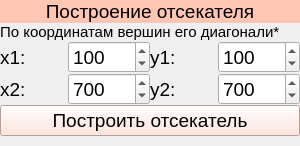
        <widget class="QFrame" name="frame_7">
         <property name="sizePolicy">
          <sizepolicy hsizetype="Preferred" vsizetype="Fixed">
           <horstretch>0</horstretch>
           <verstretch>0</verstretch>
          </sizepolicy>
         </property>
         <layout class="QVBoxLayout" name="verticalLayout_4">
          <property name="spacing">
           <number>0</number>
          </property>
          <property name="leftMargin">
           <number>0</number>
          </property>
          <property name="topMargin">
           <number>0</number>
          </property>
          <property name="rightMargin">
           <number>0</number>
          </property>
          <property name="bottomMargin">
           <number>10</number>
          </property>
          <item>
           <widget class="QLabel" name="label_10">
            <property name="sizePolicy">
             <sizepolicy hsizetype="Preferred" vsizetype="Fixed">
              <horstretch>0</horstretch>
              <verstretch>0</verstretch>
             </sizepolicy>
            </property>
            <property name="font">
             <font>
              <pointsize>14</pointsize>
             </font>
            </property>
            <property name="styleSheet">
             <string notr="true">background-color: rgb(255, 198, 180);</string>
            </property>
            <property name="text">
             <string>Построение отсекателя</string>
            </property>
            <property name="alignment">
             <set>Qt::AlignCenter</set>
            </property>
           </widget>
          </item>
          <item>
           <widget class="QLabel" name="label_20">
            <property name="sizePolicy">
             <sizepolicy hsizetype="Preferred" vsizetype="Preferred">
              <horstretch>0</horstretch>
              <verstretch>0</verstretch>
             </sizepolicy>
            </property>
            <property name="font">
             <font>
              <pointsize>11</pointsize>
             </font>
            </property>
            <property name="text">
             <string>По координатам вершин его диагонали*</string>
            </property>
           </widget>
          </item>
          <item>
           <layout class="QHBoxLayout" name="horizontalLayout_22">
            <property name="rightMargin">
             <number>0</number>
            </property>
            <property name="bottomMargin">
             <number>0</number>
            </property>
            <item>
             <widget class="QLabel" name="label_42">
              <property name="sizePolicy">
               <sizepolicy hsizetype="Preferred" vsizetype="Preferred">
                <horstretch>0</horstretch>
                <verstretch>0</verstretch>
               </sizepolicy>
              </property>
              <property name="font">
               <font>
                <pointsize>14</pointsize>
               </font>
              </property>
              <property name="text">
               <string>x1: </string>
              </property>
             </widget>
            </item>
            <item>
             <widget class="QSpinBox" name="clipper_x1_sp">
              <property name="sizePolicy">
               <sizepolicy hsizetype="Minimum" vsizetype="Preferred">
                <horstretch>0</horstretch>
                <verstretch>0</verstretch>
               </sizepolicy>
              </property>
              <property name="font">
               <font>
                <pointsize>14</pointsize>
               </font>
              </property>
              <property name="maximum">
               <number>10000</number>
              </property>
              <property name="value">
               <number>100</number>
              </property>
             </widget>
            </item>
            <item>
             <widget class="QLabel" name="label_43">
              <property name="sizePolicy">
               <sizepolicy hsizetype="Preferred" vsizetype="Preferred">
                <horstretch>0</horstretch>
                <verstretch>0</verstretch>
               </sizepolicy>
              </property>
              <property name="font">
               <font>
                <pointsize>14</pointsize>
               </font>
              </property>
              <property name="text">
               <string>y1: </string>
              </property>
             </widget>
            </item>
            <item>
             <widget class="QSpinBox" name="clipper_y1_sp">
              <property name="sizePolicy">
               <sizepolicy hsizetype="Minimum" vsizetype="Preferred">
                <horstretch>0</horstretch>
                <verstretch>0</verstretch>
               </sizepolicy>
              </property>
              <property name="font">
               <font>
                <pointsize>14</pointsize>
               </font>
              </property>
              <property name="maximum">
               <number>10000</number>
              </property>
              <property name="value">
               <number>100</number>
              </property>
             </widget>
            </item>
           </layout>
          </item>
          <item>
           <layout class="QHBoxLayout" name="horizontalLayout_23">
            <property name="rightMargin">
             <number>0</number>
            </property>
            <property name="bottomMargin">
             <number>0</number>
            </property>
            <item>
             <widget class="QLabel" name="label_44">
              <property name="sizePolicy">
               <sizepolicy hsizetype="Preferred" vsizetype="Preferred">
                <horstretch>0</horstretch>
                <verstretch>0</verstretch>
               </sizepolicy>
              </property>
              <property name="font">
               <font>
                <pointsize>14</pointsize>
               </font>
              </property>
              <property name="text">
               <string>x2: </string>
              </property>
             </widget>
            </item>
            <item>
             <widget class="QSpinBox" name="clipper_x2_sp">
              <property name="sizePolicy">
               <sizepolicy hsizetype="Minimum" vsizetype="Preferred">
                <horstretch>0</horstretch>
                <verstretch>0</verstretch>
               </sizepolicy>
              </property>
              <property name="font">
               <font>
                <pointsize>14</pointsize>
               </font>
              </property>
              <property name="maximum">
               <number>10000</number>
              </property>
              <property name="value">
               <number>700</number>
              </property>
             </widget>
            </item>
            <item>
             <widget class="QLabel" name="label_45">
              <property name="sizePolicy">
               <sizepolicy hsizetype="Preferred" vsizetype="Preferred">
                <horstretch>0</horstretch>
                <verstretch>0</verstretch>
               </sizepolicy>
              </property>
              <property name="font">
               <font>
                <pointsize>14</pointsize>
               </font>
              </property>
              <property name="text">
               <string>y2: </string>
              </property>
             </widget>
            </item>
            <item>
             <widget class="QSpinBox" name="clipper_y2_sp">
              <property name="sizePolicy">
               <sizepolicy hsizetype="Minimum" vsizetype="Preferred">
                <horstretch>0</horstretch>
                <verstretch>0</verstretch>
               </sizepolicy>
              </property>
              <property name="font">
               <font>
                <pointsize>14</pointsize>
               </font>
              </property>
              <property name="maximum">
               <number>10000</number>
              </property>
              <property name="value">
               <number>700</number>
              </property>
             </widget>
            </item>
           </layout>
          </item>
          <item>
           <widget class="QPushButton" name="draw_clipper_btn">
            <property name="sizePolicy">
             <sizepolicy hsizetype="Minimum" vsizetype="Preferred">
              <horstretch>0</horstretch>
              <verstretch>0</verstretch>
             </sizepolicy>
            </property>
            <property name="minimumSize">
             <size>
              <width>300</width>
              <height>0</height>
             </size>
            </property>
            <property name="font">
             <font>
              <pointsize>14</pointsize>
             </font>
            </property>
            <property name="styleSheet">
             <string notr="true">background-color: rgb(255, 221, 211);</string>
            </property>
            <property name="text">
             <string>Построить отсекатель</string>
            </property>
           </widget>
          </item>
         </layout>
        </widget>
